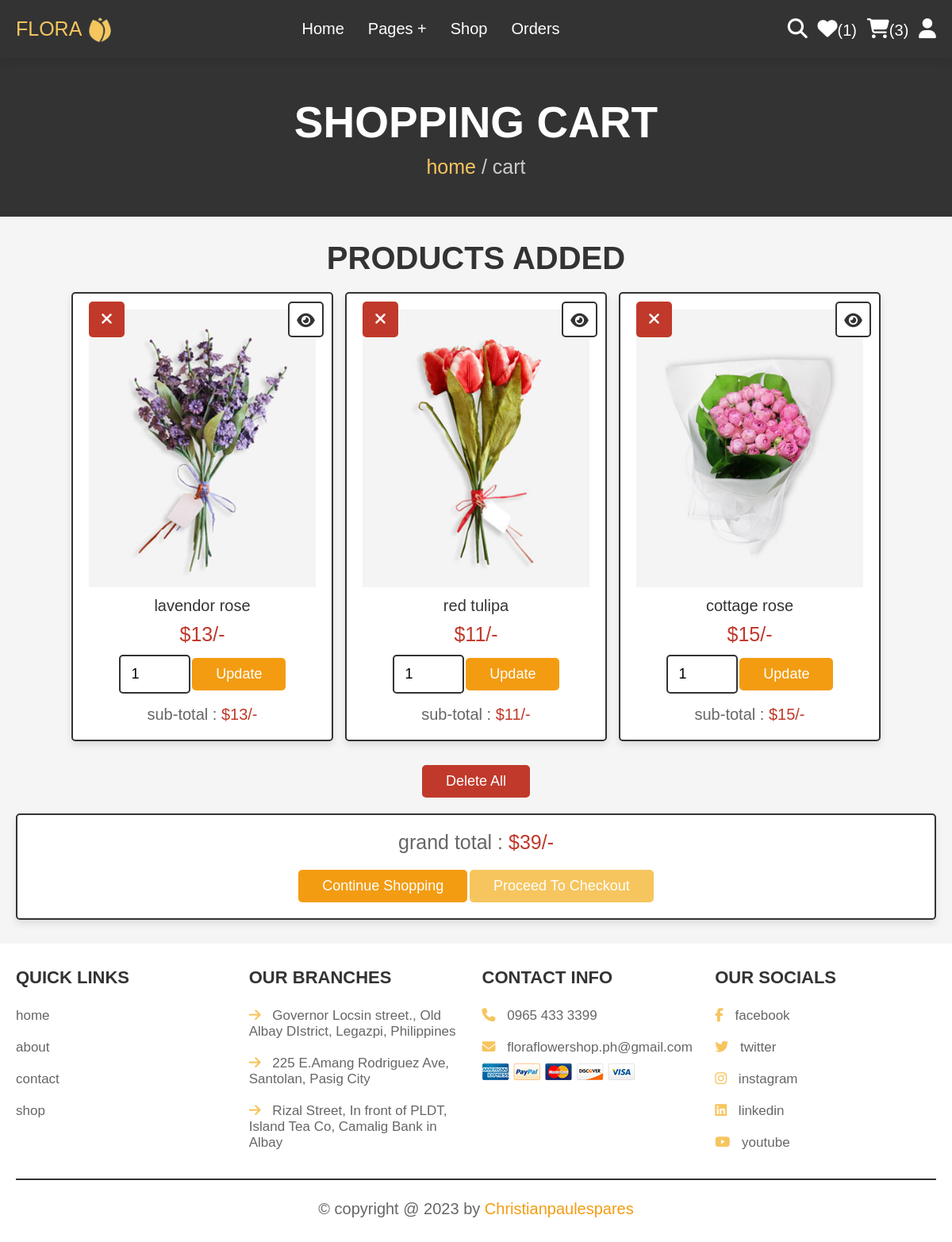
/cart.php (signed in), run on an earlier commit of the app's database.
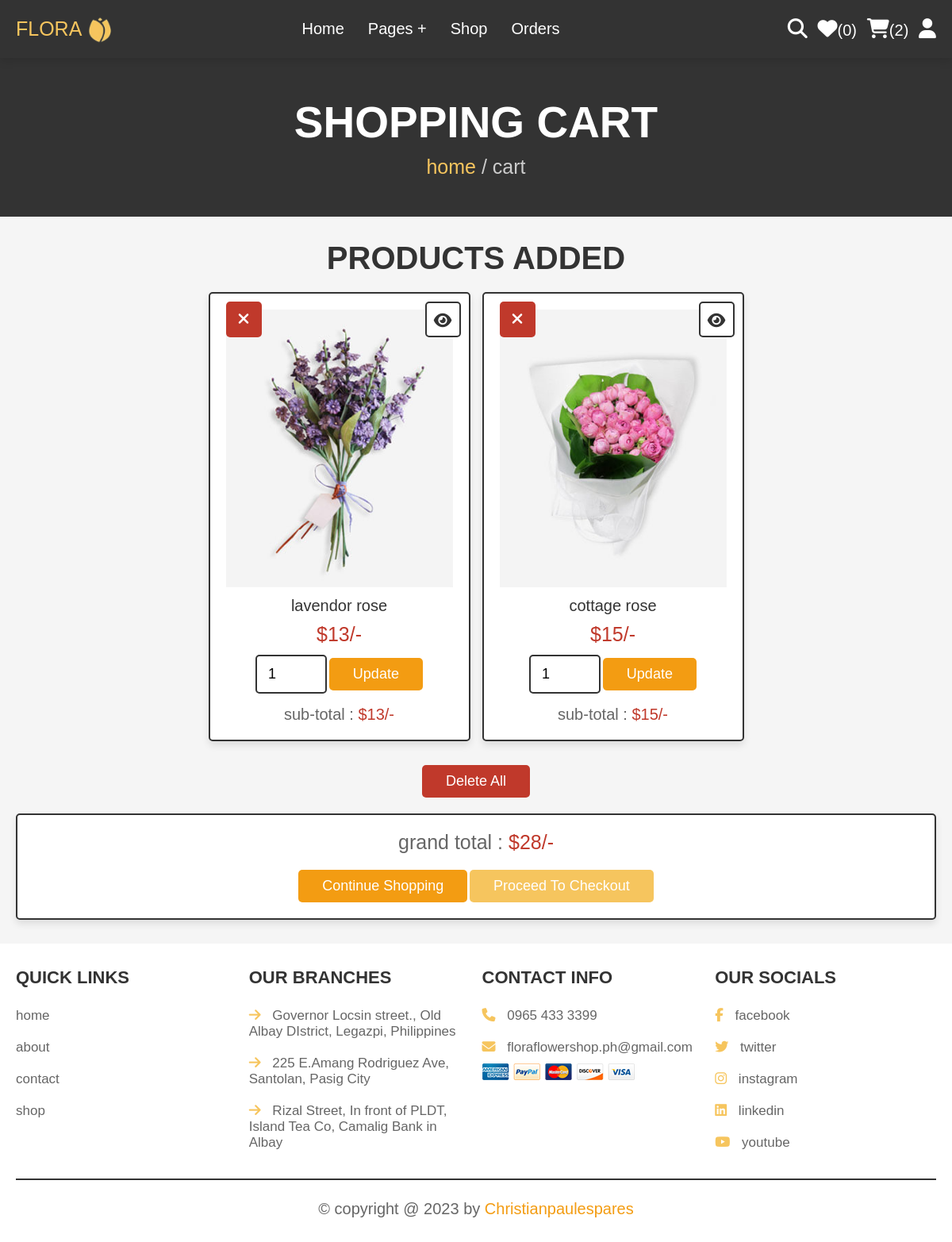
And on a later commit of the database.
### tables this page shows
CREATE TABLE `cart` (
  `id` int(100) NOT NULL,
  `user_id` int(100) NOT NULL,
  `pid` int(100) NOT NULL,
  `name` varchar(100) NOT NULL,
  `price` int(100) NOT NULL,
  `quantity` int(100) NOT NULL,
  `image` varchar(100) NOT NULL
);

### cart.php (the view, shortened to what this page needs)
<?php
@include 'config.php';
$user_id = $_SESSION['user_id'];
?>
<!DOCTYPE html>
<html lang="en">
<head>
   <link rel="stylesheet" href="https://cdnjs.cloudflare.com/ajax/libs/font-awesome/6.5.1/css/all.min.css">
   <link rel="stylesheet" href="css/style.css">
</head>
<body>
<?php @include 'header.php'; ?>
<section class="heading">
    <h3>shopping cart</h3>
    <p> <a href="home.php">home</a> / cart </p>
</section>
<section class="shopping-cart">
    <h1 class="title">products added</h1>
    <div class="box-container">
    <?php
        $grand_total = 0;
        $select_cart = mysqli_query($conn, "SELECT * FROM `cart` WHERE user_id = '$user_id'") or die('query failed');
        if(mysqli_num_rows($select_cart) > 0){
            while($fetch_cart = mysqli_fetch_assoc($select_cart)){
    ?>
    <div  class="box">
        <a href="cart.php?delete=<?php echo $fetch_cart['id']; ?>" class="fas fa-times" onclick="return confirm('delete this from cart?');"></a>
        <a href="view_page.php?pid=<?php echo $fetch_cart['pid']; ?>" class="fas fa-eye"></a>
        <img src="uploaded_img/<?php echo $fetch_cart['image']; ?>" alt="" class="image">
        <div class="name"><?php echo $fetch_cart['name']; ?></div>
        <div class="price">$<?php echo $fetch_cart['price']; ?>/-</div>
        <form action="" method="post">
            <input type="number" min="1" value="<?php echo $fetch_cart['quantity']; ?>" name="cart_quantity" class="qty">
            <input type="submit" value="update" class="option-btn" name="update_quantity">
        </form>
        <div class="sub-total"> sub-total : <span>$<?php echo $sub_total = ($fetch_cart['price'] * $fetch_cart['quantity']); ?>/-</span> </div>
    </div>
    <?php
    $grand_total += $sub_total;
        }
    }else{
        echo '<p class="empty">your cart is empty</p>';
    }
    ?>
    </div>
    <div class="more-btn">
        <a href="cart.php?delete_all" class="delete-btn <?php echo ($grand_total > 1)?'':'disabled' ?>" onclick="return confirm('delete all from cart?');">delete all</a>
    </div>
    <div class="cart-total">
        <p>grand total : <span>$<?php echo $grand_total; ?>/-</span></p>
        <a href="shop.php" class="option-btn">continue shopping</a>
        <a href="checkout.php" class="btn  <?php echo ($grand_total > 1)?'':'disabled' ?>">proceed to checkout</a>
    </div>
</section>
<?php @include 'footer.php'; ?>
</body>
</html>

### header.php (shortened to what this page needs)
<header class="header">
    <div class="flex">
        <a hrefhome.php class="logo">FLORA <img src="./image/Icon_Pic_Remove.jpg"></i></a>
            <nav class="navbar">
                    <ul>
                        <li><a href="home.php">home</a></li>
                        <li><a href="#">pages +</a>
                        </li>
                        <li><a href="shop.php">shop</a></li>
                        <li><a href="orders.php">orders</a></li>
                    </ul>
            </nav>
        <div class="icons">
            <a href="search_page.php" class="fas fa-search"></a>
            <?php
                $select_wishlist_count = mysqli_query($conn, "SELECT * FROM `wishlist` WHERE user_id = '$user_id'") or die('query failed');
                $wishlist_num_rows = mysqli_num_rows($select_wishlist_count);
            ?>
            <a href="wishlist.php"><i class="fas fa-heart"></i><span>(<?php echo $wishlist_num_rows; ?>)</span></a>
            <?php
                $select_cart_count = mysqli_query($conn, "SELECT * FROM `cart` WHERE user_id = '$user_id'") or die('query failed');
                $cart_num_rows = mysqli_num_rows($select_cart_count);
            ?>
            <a href="cart.php"><i class="fas fa-shopping-cart"></i><span>(<?php echo $cart_num_rows; ?>)</span></a>
            <div id="user-btn" class="fas fa-user"></div>
        </div>
    </div>
</header>

What changed in the data, as far as the page shows it:
removed cart: pid 18 (drawn), image (picture), name "red tulipa", price "11", cart_quantity "1"
Also different on the page:
$wishlist_num_rows: "1" → "0"
$cart_num_rows: "3" → "2"
$grand_total: "39" → "28"
